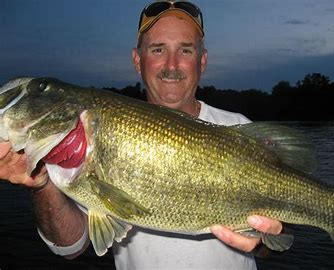
#> input picture Bigbass.jpg, 334 x 270 px
$ python konvolusi.py
#> lines starting #> are read from the running program, lines starting #| are printed output that depends on the picture
#Import Library
import matplotlib.pyplot as plt#plt sebagai objejk marplotib.pyplot
#matplotlib inline

from skimage import data#di import fungsi data dari library skimage
from skimage.io import imread#di import fungsi imread dari library skimage
from skimage.color import rgb2gray #di import fungsi rgb2gray dari library skimage
import numpy as np#np sebagai objek numpy

import cv2
#Load Image
citra1 = imread(fname="Bigbass.jpg")
#> citra1 is the input picture: shape (270, 334, 3); mean R, G, B 99.3, 95.2, 84.8
print(citra1.shape)#tampilkan pada terminal nilai ukuran citra1
#| (270, 334, 3)

plt.imshow(citra1, cmap='gray')#tampilkan citra1 dengan warna gray
#Proses Konvolusi
kernel = np.array([[-1, 0, -1], #membuat kernel 3x3
                   [0, 4, 0],
                   [-1, 0, -1]])

citraOutput = cv2.filter2D(citra1, -1, kernel)#cv2.filter2D() digunakan untuk menerapkan filter kernel pada citra citra1
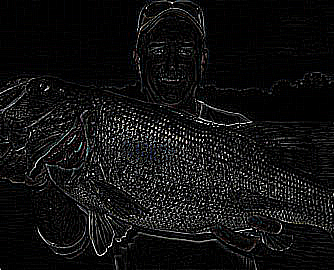
#> citraOutput: shape (270, 334, 3); mean R, G, B 17.5, 17.5, 17.6
#citra1: Citra yang akan diolah menggunakan filter kernel. Citra ini dapat berupa citra grayscale atau citra berwarna.
#-1: Parameter kedua yang menentukan kedalaman (depth) citra output. Nilai -1 menandakan bahwa kedalaman output akan sama dengan kedalaman citra input.
#kernel: Kernel filter yang akan diterapkan pada citra. Kernel ini adalah matriks yang berisi bobot untuk mempengaruhi piksel-piksel di sekitarnya.

fig, axes = plt.subplots(1, 2, figsize=(12, 12))
ax = axes.ravel()

ax[0].imshow(citra1, cmap = 'gray')
ax[0].set_title("Citra Input")
ax[1].imshow(citraOutput, cmap = 'gray')
ax[1].set_title("Citra Output")
plt.show()
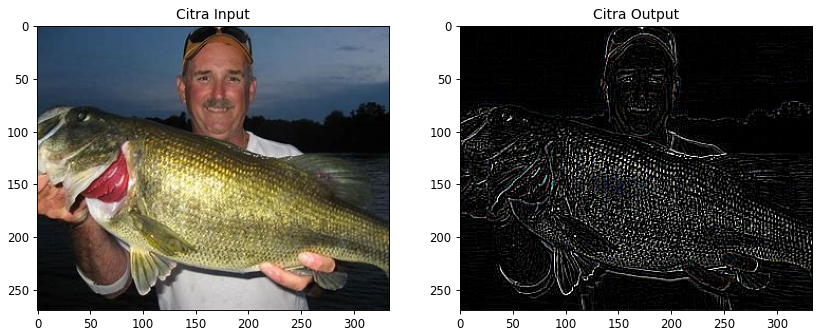
#> figure drawn by matplotlib, 2 panels
